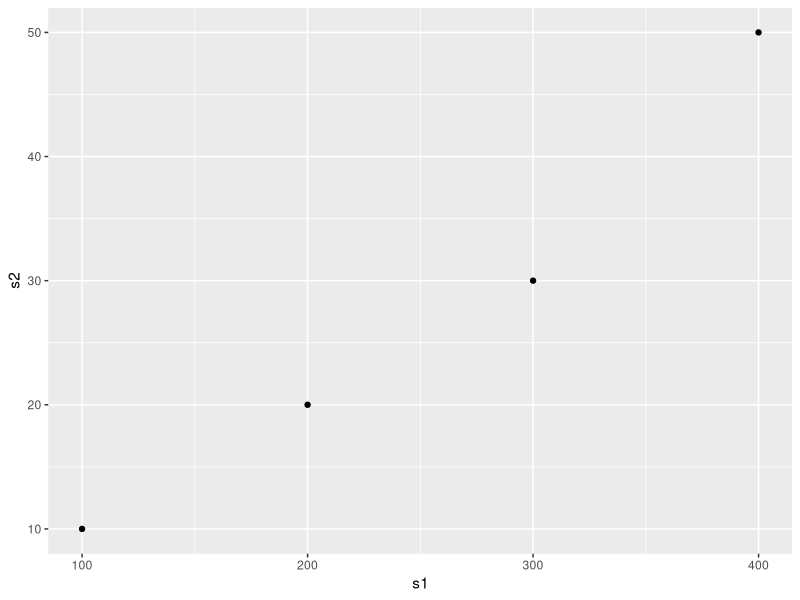

Write the R code that produced this figure.
library(ggplot2)

stock_plot = function(s1, s2) {
  df = data.frame(a=s1,b=s2)
  
  ggplot(df) + geom_point(aes(x=a, y=b))
  print(cov(df$a, df$b))  # covariance
  print(cor(df$a, df$b))  # correlation
}

s1 = c(100,200,300,400)
s2 = c(10,20,30,50)
s3 = c(1,2,3,5)
s4 = c(500,600,700,800)
s5 = c(5,3,2,1)
s6 = c(800,700,600,500)

X11()
df = data.frame(s1,s2)
ggplot(df) + geom_point(aes(s1, s2))

# covariance depends on the scale of the values. So, even if there is the same linear relationship,
# covariance values will change. So, normalize the values by z-score and compute covariance on the
# z-scores; this is called correlation and its value range is [-1, +1].
# For z-score, almost 99% values fall in the [-3, +3] value range
stock_plot(s1,s2)
stock_plot(s1,s3)
stock_plot(s1,s4)
stock_plot(s1,s5)
stock_plot(s1,s6)

# See why the z-score of mean is '0'
x = c(10,20,30,40,50)
x_z = (x - mean(x))/sd(x)
df = data.frame(x, x_z)
